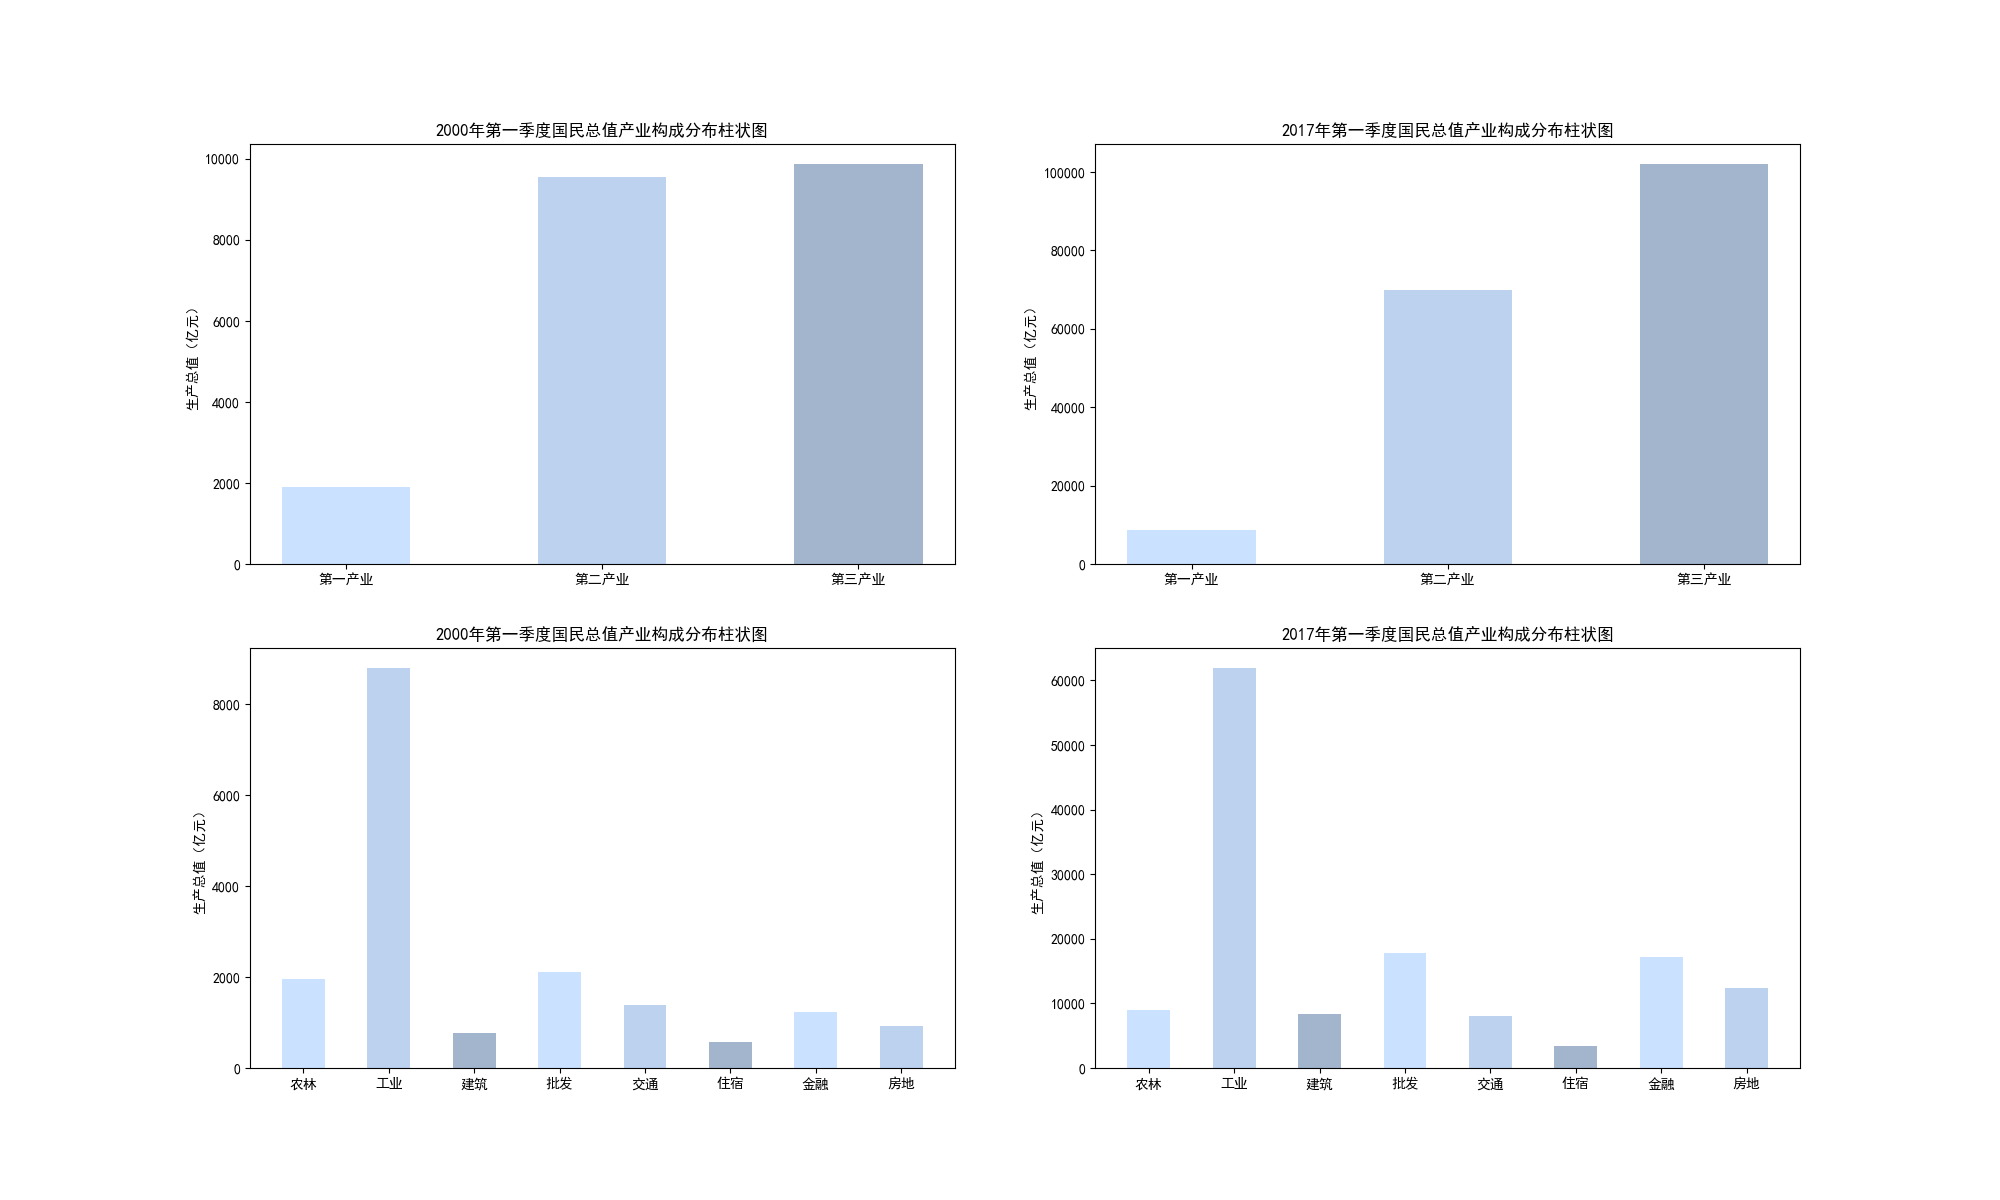

Reproduce this figure in Python.
import matplotlib.pyplot as plt
import numpy as np

def draw_data(n, a, b, c, d, values, fig, plt, t, ticks):
    fig.add_subplot(2, 2, n)  # 设置子图
    x = np.arange(1, c, 1)  # 创建等差数组，开始，结束，步长
    y = values[d, a:b + 1]
    color = ["#CAE1FF", "#BCD2EE", "#A2B5CD"]
    plt.bar(x, y, width=0.5, color=color)  # 设置x坐标，条形的高度，颜色，宽度
    plt.title(t)
    plt.ylabel("生产总值（亿元）")
    plt.xticks(x, ticks) #设置刻度的名称
    return plt

res = np.load("gdp.npz", allow_pickle=True)
fig = plt.figure(figsize=(20, 12)) #调节图形大小，宽，高
plt.rcParams['font.sans-serif'] = 'SimHei' #用来正常显示中文标签
plt.rcParams['axes.unicode_minus'] = False #设置正常显示字符
columns = res["columns"]
values = res["values"]
title1 = "2000年第一季度国民总值产业构成分布柱状图"
title2 = "2017年第一季度国民总值产业构成分布柱状图"
ticks1 = [tmp[:4] for tmp in columns[3:6]]
ticks2 = [tmp[:2] for tmp in columns[6:-1]]
draw_data(1, 3, 5, 4, 0, values, fig, plt, title1, ticks1)
draw_data(2, 3, 5, 4, 68, values, fig, plt, title2, ticks1)
draw_data(3, 6, 13, 9, 0, values, fig, plt, title1, ticks2)
draw_data(4, 6, 13, 9, 68, values, fig, plt, title2, ticks2)
plt.savefig("zhuzhuangtu.png")
plt.show()